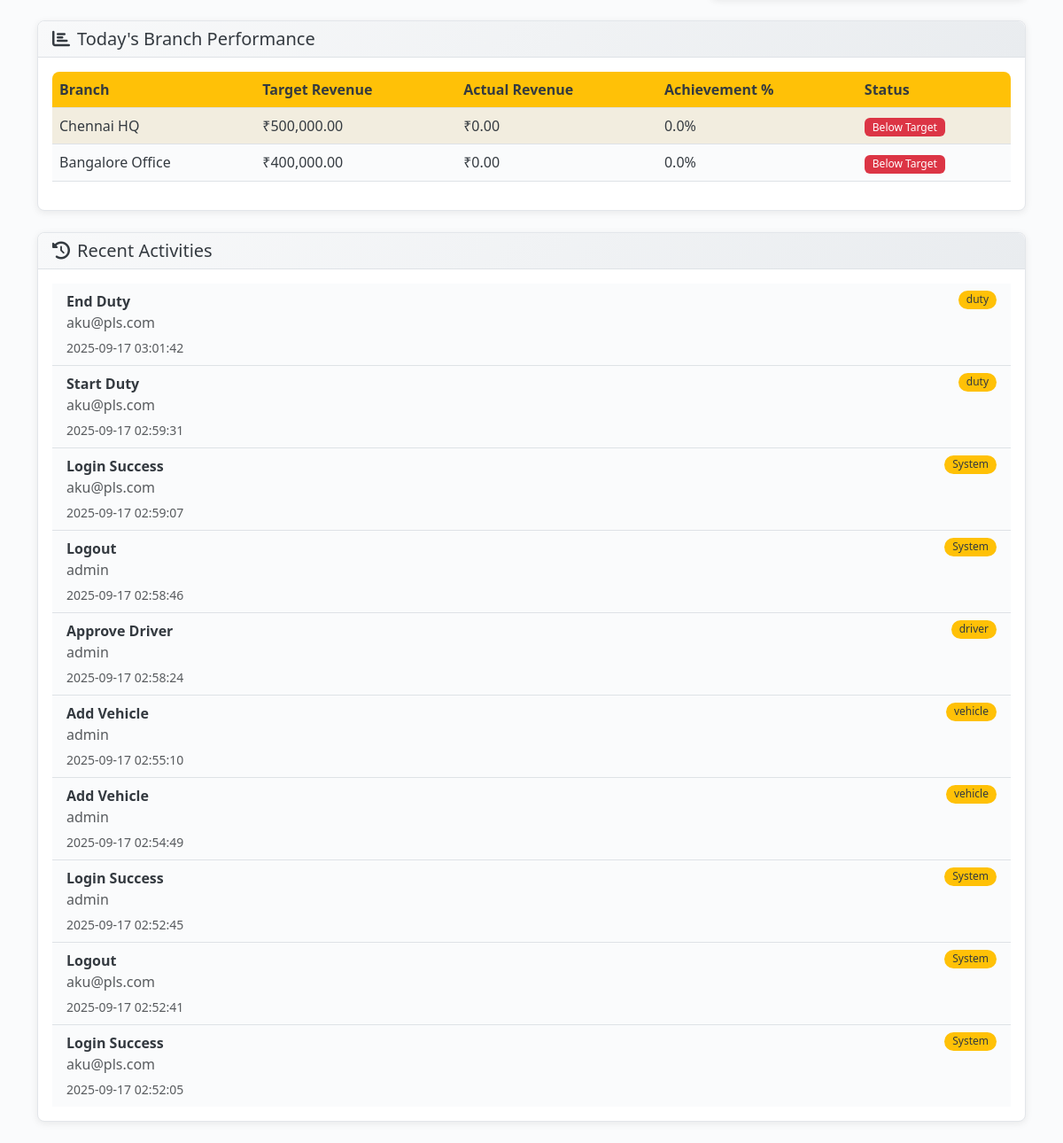
The app's page /admin/dashboard (signed in, lower part), older data.
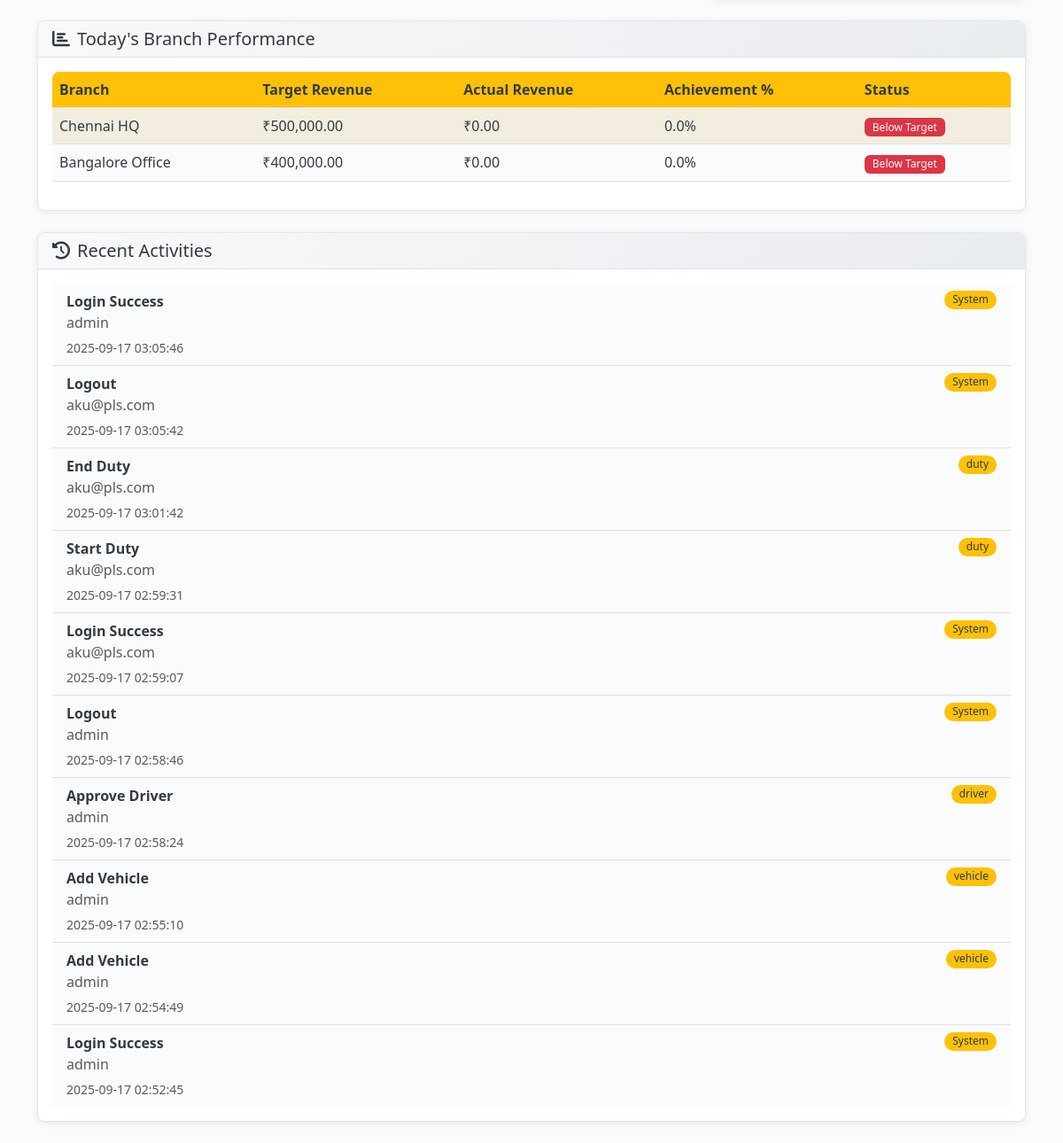
The same page, newer data.
### models.py (models this page shows, shortened)
class Branch(db.Model):
    __tablename__ = 'branches'
    id = db.Column(db.Integer, primary_key=True)
    uuid = db.Column(db.String(36), unique=True, nullable=False, default=lambda: str(uuid.uuid4()))
    name = db.Column(db.String(100), nullable=False, index=True)
    code = db.Column(db.String(20), nullable=False, unique=True)
    region_id = db.Column(db.Integer, db.ForeignKey('regions.id'), nullable=False)
    city = db.Column(db.String(50), nullable=False, index=True)
    address = db.Column(db.Text)
    pincode = db.Column(db.String(10))
    latitude = db.Column(db.Float)
    longitude = db.Column(db.Float)
    contact_phone = db.Column(db.String(20))
    contact_email = db.Column(db.String(120))
    manager_name = db.Column(db.String(100))
    target_revenue_monthly = db.Column(db.Float, default=0.0)
    target_trips_daily = db.Column(db.Integer, default=0)
    operational_hours_start = db.Column(db.Time)
    operational_hours_end = db.Column(db.Time)
    is_active = db.Column(db.Boolean, default=True, index=True)
    auto_assignment_enabled = db.Column(db.Boolean, default=True)
    created_at = db.Column(db.DateTime, default=get_ist_time_naive)
    updated_at = db.Column(db.DateTime, default=get_ist_time_naive, onupdate=get_ist_time_naive)
    drivers = db.relationship('Driver', backref='branch', lazy=True)
    vehicles = db.relationship('Vehicle', backref='branch', lazy=True)
    duties = db.relationship('Duty', backref='branch', lazy=True)
    duty_schemes = db.relationship('DutyScheme', backref='branch', lazy=True)
    @hybrid_property
    def target_revenue(self):
        return self.target_revenue_monthly

class AuditLog(db.Model):
    __tablename__ = 'audit_logs'
    id = db.Column(db.Integer, primary_key=True)
    user_id = db.Column(db.Integer, db.ForeignKey('users.id'), nullable=False, index=True)
    session_id = db.Column(db.String(100))
    action = db.Column(db.String(100), nullable=False, index=True)
    entity_type = db.Column(db.String(50), index=True)
    entity_id = db.Column(db.Integer)
    entity_uuid = db.Column(db.String(36))
    old_values = db.Column(db.Text)  # JSON
    new_values = db.Column(db.Text)  # JSON
    changed_fields = db.Column(db.Text)  # JSON array
    ip_address = db.Column(db.String(45))
    user_agent = db.Column(db.String(500))
    request_url = db.Column(db.String(500))
    request_method = db.Column(db.String(10))
    success = db.Column(db.Boolean, default=True)
    error_message = db.Column(db.Text)
    execution_time = db.Column(db.Float)  # milliseconds
    created_at = db.Column(db.DateTime, default=get_ist_time_naive, index=True)
    user = db.relationship('User', backref='audit_logs')
    __table_args__ = (
        Index('idx_audit_date_user', 'created_at', 'user_id'),
        Index('idx_audit_entity', 'entity_type', 'entity_id'),
    )

class User(UserMixin, db.Model):
    __tablename__ = 'users'
    id = db.Column(db.Integer, primary_key=True)
    uuid = db.Column(db.String(36), unique=True, nullable=False, default=lambda: str(uuid.uuid4()))
    username = db.Column(db.String(64), unique=True, nullable=False, index=True)
    email = db.Column(db.String(120), unique=True, nullable=False, index=True)
    password_hash = db.Column(db.String(256), nullable=False)
    role = db.Column(db.Enum(UserRole), nullable=False, default=UserRole.DRIVER, index=True)
    status = db.Column(db.Enum(UserStatus), nullable=False, default=UserStatus.ACTIVE, index=True)
    first_name = db.Column(db.String(50))
    last_name = db.Column(db.String(50))
    phone = db.Column(db.String(20), unique=True, index=True)
    whatsapp_number = db.Column(db.String(20), index=True)  # Dedicated WhatsApp number
    profile_picture = db.Column(db.String(255))
    last_login = db.Column(db.DateTime)
    login_count = db.Column(db.Integer, default=0)
    failed_login_attempts = db.Column(db.Integer, default=0)
    password_changed_at = db.Column(db.DateTime, default=get_ist_time_naive)
    two_factor_enabled = db.Column(db.Boolean, default=False)
    reset_token = db.Column(db.String(6))
    reset_token_expiry = db.Column(db.DateTime)
    created_at = db.Column(db.DateTime, default=get_ist_time_naive, nullable=False)
    updated_at = db.Column(db.DateTime, default=get_ist_time_naive, onupdate=get_ist_time_naive)
    created_by = db.Column(db.Integer, db.ForeignKey('users.id'))
    driver_profile = db.relationship('Driver', foreign_keys='Driver.user_id', backref='user', uselist=False, cascade='all, delete-orphan')
    managed_branches = db.relationship('Branch',
                                     secondary=manager_branches,
                                     primaryjoin='User.id == manager_branches.c.manager_id',
                                     secondaryjoin='Branch.id == manager_branches.c.branch_id',
                                     backref='managers')

### admin_routes.py (the view)
@admin_bp.route('/dashboard')
@login_required
@admin_required
def dashboard():
    from models import DriverStatus, VehicleStatus, DutyStatus
    total_drivers = Driver.query.filter_by(status=DriverStatus.ACTIVE).count()
    total_vehicles = Vehicle.query.filter_by(status=VehicleStatus.ACTIVE).count()
    total_branches = Branch.query.filter_by(is_active=True).count()
    today = datetime.now().date()
    active_duties = Duty.query.filter(
        and_(func.date(Duty.start_time) == today, Duty.status == DutyStatus.ACTIVE)
    ).count()
    pending_duties = Duty.query.filter_by(status=DutyStatus.PENDING_APPROVAL).count()
    revenue_stats = db.session.query(
        Branch.name,
        Branch.target_revenue,
        func.coalesce(func.sum(Duty.revenue), 0).label('actual_revenue')
    ).outerjoin(Duty, func.date(Duty.start_time) == today) \
     .filter(Branch.is_active == True) \
     .group_by(Branch.id, Branch.name, Branch.target_revenue) \
     .limit(20).all()
    recent_activities = AuditLog.query.options(
        db.joinedload(AuditLog.user)
    ).order_by(desc(AuditLog.created_at)).limit(10).all()
    return render_template('admin/dashboard.html',
                         total_drivers=total_drivers,
                         total_vehicles=total_vehicles,
                         total_branches=total_branches,
                         active_duties=active_duties,
                         pending_duties=pending_duties,
                         revenue_stats=revenue_stats,
                         recent_activities=recent_activities)

### admin_routes.py (called while the page is built)
def admin_required(f):
    @wraps(f)
    def decorated_function(*args, **kwargs):
        from models import UserRole
        if not current_user.is_authenticated or current_user.role != UserRole.ADMIN:
            flash('Admin access required.', 'error')
            return redirect(url_for('auth.login'))
        return f(*args, **kwargs)
    return decorated_function

### models.py (called while the page is built)
    @hybrid_property
    def start_time(self):
        return self.actual_start

    @hybrid_property
    def revenue(self):
        return self.gross_revenue

### templates/admin/dashboard.html (shortened to what this page needs)
{% extends "base.html" %}
{% block content %}
<div class="row mb-4">
    <div class="col-12">
        <div class="card">
            <div class="card-header">
                <h5 class="mb-0"><i class="fas fa-chart-bar me-2"></i>Today's Branch Performance</h5>
            </div>
            <div class="card-body">
                <div class="table-responsive">
                    <table class="table table-striped">
                        <thead>
                            <tr>
                                <th>Branch</th>
                                <th>Target Revenue</th>
                                <th>Actual Revenue</th>
                                <th>Achievement %</th>
                                <th>Status</th>
                            </tr>
                        </thead>
                        <tbody>
                            {% for stat in revenue_stats %}
                            {% set achievement = (stat.actual_revenue / stat.target_revenue * 100) if stat.target_revenue > 0 else 0 %}
                            <tr>
                                <td>{{ stat.name }}</td>
                                <td>₹{{ "{:,.2f}".format(stat.target_revenue) }}</td>
                                <td>₹{{ "{:,.2f}".format(stat.actual_revenue) }}</td>
                                <td>{{ "{:.1f}".format(achievement) }}%</td>
                                <td>
                                    {% if achievement >= 100 %}
                                        <span class="badge bg-success">Target Met</span>
                                    {% elif achievement >= 75 %}
                                        <span class="badge bg-warning">On Track</span>
                                    {% else %}
                                        <span class="badge bg-danger">Below Target</span>
                                    {% endif %}
                                </td>
                            </tr>
                            {% endfor %}
                        </tbody>
                    </table>
                </div>
            </div>
        </div>
    </div>
</div>
<div class="row">
    <div class="col-12">
        <div class="card">
            <div class="card-header">
                <h5 class="mb-0"><i class="fas fa-history me-2"></i>Recent Activities</h5>
            </div>
            <div class="card-body">
                {% if recent_activities %}
                <div class="list-group list-group-flush">
                    {% for activity in recent_activities %}
                    <div class="list-group-item d-flex justify-content-between align-items-start">
                        <div>
                            <div class="fw-bold">{{ activity.action.replace('_', ' ').title() }}</div>
                            <p class="mb-1 text-muted">{{ activity.user.username }}</p>
                            <small class="text-muted">{{ activity.created_at.strftime('%Y-%m-%d %H:%M:%S') }}</small>
                        </div>
                        <span class="badge bg-primary rounded-pill">
                            {{ activity.entity_type or 'System' }}
                        </span>
                    </div>
                    {% endfor %}
                </div>
                {% else %}
                <p class="text-muted mb-0">No recent activities</p>
                {% endif %}
            </div>
        </div>
    </div>
</div>
{% endblock %}

Row changes from the older to the newer data that the page shows:
no longer on this page (row unchanged): AuditLog: action.replace "Logout", user.username "aku@pls.com", created_at "2025-09-17 02:52:41", entity_type "System"
no longer on this page (row unchanged): AuditLog: action.replace "Login Success", user.username "aku@pls.com", created_at "2025-09-17 02:52:05", entity_type "System"
added AuditLog: action.replace "Login Success", user.username "admin", created_at "2025-09-17 03:05:46", entity_type "System"
added AuditLog: action.replace "Logout", user.username "aku@pls.com", created_at "2025-09-17 03:05:42", entity_type "System"
